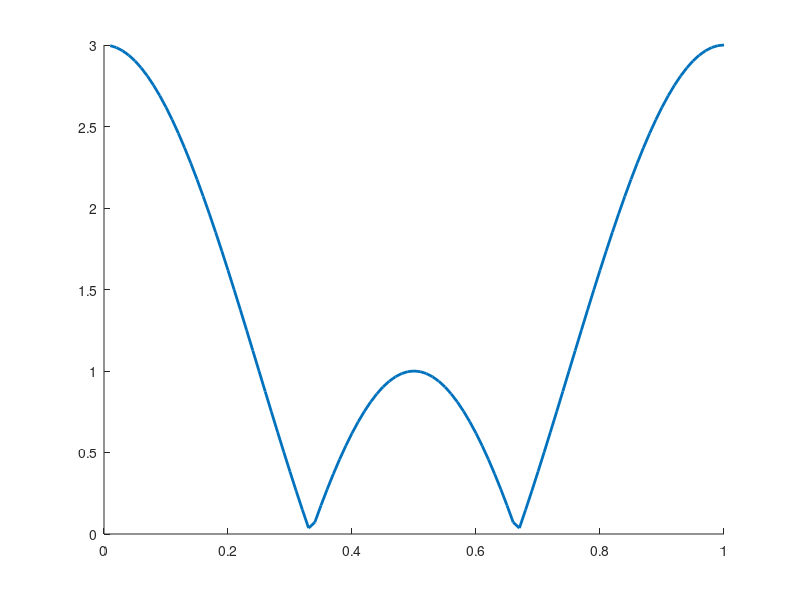

This chart was generated by the following MATLAB code: (Note: this script raises an error after producing the figure.)
clear
clc
close all

%% 3.6

% 
% f = 0:.01:1;
% x = 2 * exp(j * -4 * pi .* f) .* sin(4 * pi .* f);
% 
% figure()
% plot(f, abs(x));
% title('my attempt');
% xlabel('frequency')
% ylabel('|H(f)|')
% saveas(gcf,'Mag_P6','png');
% 
% figure()
% plot(f, rad2deg(angle(x)));
% title('Phase')
% xlabel('frequency');
% ylabel('Phase (degrees)');
% saveas(gcf,'Phase_P6','png');



%% 3.2

F = 0:.01:1;
H = sin(3*pi.*F)./sin(pi.*F);
H = H .* exp(-j*2*pi.*F);

figure(1)
hold on
plot(F,abs(H),'linewidth',2);
xline(0,'linewidth',2)
xline(1/6,'linewidth',2)
xline(1/4,'linewidth',2)
xline(1/3,'linewidth',2)
xline(1/2,'linewidth',2)
title('Magnitude')
xlabel('frequency(radians per second)')
ylabel('|H(w)|')
saveas(gcf,'Mag_P2','png');
hold off

figure(2)
plot(F,rad2deg(angle(H)));
hold on
xline(0,'linewidth',2)
xline(1/6,'linewidth',2)
xline(1/4,'linewidth',2)
xline(1/3,'linewidth',.1)
xline(1/2,'linewidth',2)
title('Phase')
xlabel('frequency(radians per second)')
ylabel('Phase(degrees)')
saveas(gcf,'Phase_P2','png');
hold off

%% 3.15
% close all
% w = 0:.01:2*pi;
% H = 1 - 2*exp(j.*w) + exp(j*2 .*w);
% 
% plot(w,abs(H));
% title('Magnitude');
% xlabel('frequency');
% ylabel('|H(w)|')
% saveas(gcf,'Mag_P15','png');
% 
% figure()
% plot(w,rad2deg(angle(H)));
% title('Phase');
% xlabel('frequency');
% ylabel('Phase(degrees)')
% saveas(gcf,'Phase_P15','png');

%% 3.41
% 
% close all
% 
% w = -5:.01:5;
% x = sin(pi.*w)./(pi.*w);
% 
% plot(w,abs(x));
